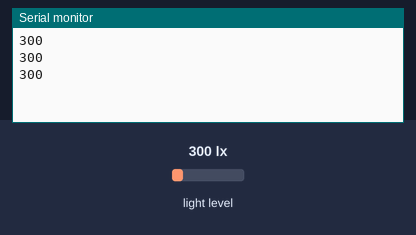
A sketch run on a simulated Arduino Uno, built with avr-gcc and run on an emulated ATmega328P. Parts: the last lines printed to the serial monitor. Inputs (shaded band) come from the test bench; at power-on: light level 300 lx.

Above: at 1.3 s.
1.4 s: light level set to 40 lx
At 1.9 s:
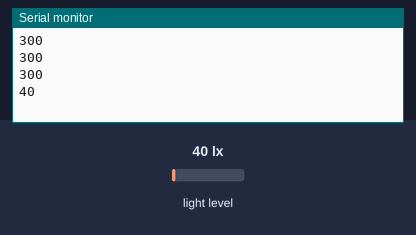
2.9 s: light level set to 500 lx
At 3.4 s:
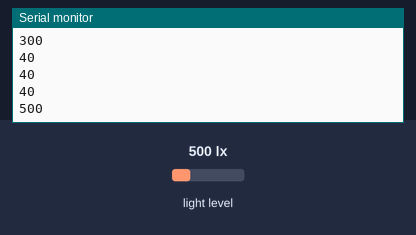
Timing chart, 0 to 5.9 s (numbered marks = the images above; inputs shaded):
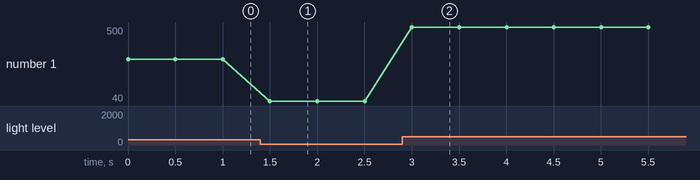

The sketch:

sensor.ino
```cpp
/* TSL25911 Digital Light Sensor */
/* Dynamic Range: 600M:1 */
/* Maximum Lux: 88K */

#include <Wire.h>
#include <Adafruit_Sensor.h>
#include "Adafruit_TSL2591.h"

// Example for demonstrating the TSL2591 library - public domain!

// connect SCL to analog 5
// connect SDA to analog 4
// connect Vin to 3.3-5V DC
// connect GROUND to common ground

Adafruit_TSL2591 tsl = Adafruit_TSL2591(2591); // pass in a number for the sensor identifier (for your use later)
byte buf[2]; //byte buffer to send the data over serial
#define BAUDRATE 9600

/**************************************************************************/
/*
    Configures the gain and integration time for the TSL2561
*/
/**************************************************************************/
void configureSensor(void)
{
  // You can change the gain on the fly, to adapt to brighter/dimmer light situations
  tsl.setGain(TSL2591_GAIN_LOW);    // 1x gain (bright light)
  // tsl.setGain(TSL2591_GAIN_MED);      // 25x gain
  //tsl.setGain(TSL2591_GAIN_HIGH);   // 428x gain

  // Changing the integration time gives you a longer time over which to sense light
  // longer timelines are slower, but are good in very low light situtations!
  tsl.setTiming(TSL2591_INTEGRATIONTIME_100MS);  // shortest integration time (bright light)
  //tsl.setTiming(TSL2591_INTEGRATIONTIME_200MS);
  //tsl.setTiming(TSL2591_INTEGRATIONTIME_300MS);
  //tsl.setTiming(TSL2591_INTEGRATIONTIME_400MS);
  //tsl.setTiming(TSL2591_INTEGRATIONTIME_500MS);
  //tsl.setTiming(TSL2591_INTEGRATIONTIME_600MS);  // longest integration time (dim light)

  /* Display the gain and integration time for reference sake
  Serial.println("------------------------------------");
  Serial.print  ("Gain:         ");
  tsl2591Gain_t gain = tsl.getGain();
  switch(gain)
  {
    case TSL2591_GAIN_LOW:
      Serial.println("1x (Low)");
      break;
    case TSL2591_GAIN_MED:
      Serial.println("25x (Medium)");
      break;
    case TSL2591_GAIN_HIGH:
      Serial.println("428x (High)");
      break;
    case TSL2591_GAIN_MAX:
      Serial.println("9876x (Max)");
      break;
  }
  Serial.print  ("Timing:       ");
  Serial.print((tsl.getTiming() + 1) * 100, DEC);
  Serial.println(" ms");
  Serial.println("------------------------------------");
  Serial.println(""); */
}

/**************************************************************************/
/*
    Program entry point for the Arduino sketch
*/
/**************************************************************************/
void setup(void)
{
  Serial.begin(BAUDRATE);

  /* Serial.println("Starting Adafruit TSL2591 Test!");

  if (tsl.begin())
  {
    Serial.println("Found a TSL2591 sensor");
  }
  else
  {
    Serial.println("No sensor found ... check your wiring?");
    while (1);
  }
  /*
  /* Display some basic information on this sensor */
  //displaySensorDetails();

  /* Configure the sensor */
  configureSensor();

  // Now we're ready to get readings ... move on to loop()!
}

/**************************************************************************/
/*
    Shows how to perform a basic read on visible, full spectrum or
    infrared light (returns raw 16-bit ADC values)
*/
/**************************************************************************/
uint16_t simpleRead(void)
{
  // Simple data read example. Just read the infrared, fullspecrtrum diode
  // or 'visible' (difference between the two) channels.
  // This can take 100-600 milliseconds! Uncomment whichever of the following you want to read
  uint16_t x = tsl.getLuminosity(TSL2591_VISIBLE);
  //uint16_t x = tsl.getLuminosity(TSL2561_FULLSPECTRUM);
  //uint16_t x = tsl.getLuminosity(TSL2561_INFRARED);

 // Serial.print("[ "); Serial.print(millis()); Serial.print(" ms ] ");
 // Serial.print("Luminosity: ");
  //Serial.println(x, DEC);
  return x;
}

/**************************************************************************/
/*
    Show how to read IR and Full Spectrum at once and convert to lux
*/
/**************************************************************************/
void advancedRead(void)
{
  // More advanced data read example. Read 32 bits with top 16 bits IR, bottom 16 bits full spectrum
  // That way you can do whatever math and comparisons you want!
  uint32_t lum = tsl.getFullLuminosity();
  uint16_t ir, full;
  ir = lum >> 16;
  full = lum & 0xFFFF;
  Serial.print("[ "); Serial.print(millis()); Serial.print(" ms ] ");
  Serial.print("IR: "); Serial.print(ir);  Serial.print("  ");
  Serial.print("Full: "); Serial.print(full); Serial.print("  ");
  Serial.print("Visible: "); Serial.print(full - ir); Serial.print("  ");
  Serial.print("Lux: "); Serial.println(tsl.calculateLux(full, ir));
}

/**************************************************************************/
/*
    Performs a read using the Adafruit Unified Sensor API.
*/
/**************************************************************************/
void unifiedSensorAPIRead(void)
{
  /* Get a new sensor event */
  sensors_event_t event;
  tsl.getEvent(&event);

  /* Display the results (light is measured in lux) */
  Serial.print("[ "); Serial.print(event.timestamp); Serial.print(" ms ] ");
  if ((event.light == 0) |
      (event.light > 4294966000.0) |
      (event.light <-4294966000.0))
  {
    /* If event.light = 0 lux the sensor is probably saturated */
    /* and no reliable data could be generated! */
    /* if event.light is +/- 4294967040 there was a float over/underflow */
    Serial.println("Invalid data (adjust gain or timing)");
  }
  else
  {
    Serial.print(event.light); Serial.println(" lux");
  }
}

/**************************************************************************/
/*
    Arduino loop function, called once 'setup' is complete (your own code
    should go here)
*/
/**************************************************************************/
void loop(void)
{
  uint16_t lux = simpleRead();
  // advancedRead();
  // unifiedSensorAPIRead();
 /* buf[0] = highByte(lux);
  buf[1] = lowByte(lux);
  Serial.write(buf, 2); */
  Serial.println(lux, DEC);
  delay(500);
}
```

Measured:
- after the input at 1.4 s, the serial monitor: prints a new line after 0.10 s (image 1)
- after the input at 2.9 s, the serial monitor: prints a new line after 0.10 s (image 2)
- plotted number 1: 300 → 40 after the input at 1.4 s, 40 → 500 after the input at 2.9 s
